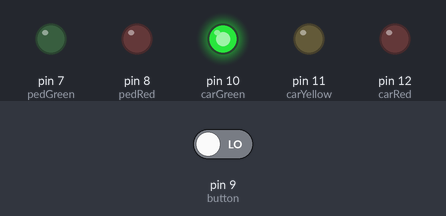
Recording of a sketch running on a simulated Arduino Uno, built with avr-gcc and run on an emulated ATmega328P. On the bench: output pins drawn as LEDs (lit = HIGH). The test bench sets the inputs (shaded band); at power-on: pin 9 (button) LOW.

Above: at 4.2 s.
4.3 s: pin 9 (button) driven LOW
5.8 s: pin 9 (button) driven HIGH
At 7.1 s:
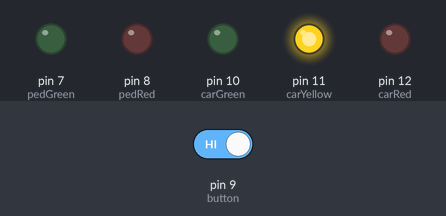
At 9.4 s:
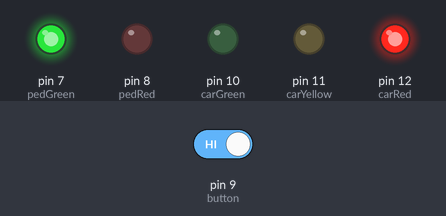
Timing chart, 0 to 20.8 s (numbered marks = the images above; inputs shaded):
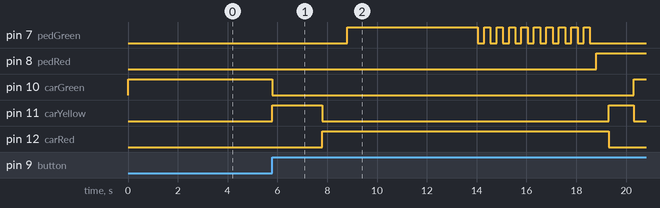

The sketch:

Project_03.ino
```cpp
// PROJECT 3 Interactive Traffic Light

int carRed = 12;      //configure traffic light
int carYellow = 11;
int carGreen = 10;
int button = 9;       //pin of button
int pedRed = 8;       //configure light for pedestrians
int pedGreen = 7;
int crossTime = 5000; //time for pedestrians to pass
unsigned long changeTime; //time that the button is pressed

void setup() {
  //configure all LEDs as output
  pinMode(carRed, OUTPUT);
  pinMode(carYellow, OUTPUT);
  pinMode(carGreen, OUTPUT);
  pinMode(pedRed, OUTPUT);
  pinMode(pedGreen, OUTPUT);
  pinMode(button, INPUT); //configure button as inputlight on
  digitalWrite(carGreen, HIGH); //initialize green traffic digitalWrite(pedRed, LOW); //initialize red pedestrian light off }
}

void loop() {
  int state = digitalRead(button);
  // test if the button is pressed and if 5 seconds have passed after it is pressed lately.
  if(state == HIGH && (millis() - changeTime)> 5000){
    //carry out the function of changing LED
    changeLights();
  }
}

void changeLights() {
  digitalWrite(carGreen, LOW);    //green traffic light off
  digitalWrite(carYellow, HIGH);  //yellow traffic light on
  delay(2000);                    //wait for 2 secs

  digitalWrite(carYellow, LOW);   //yellow traffic light off
  digitalWrite(carRed, HIGH);     //red traffic light on
  delay(1000);                    //wait for 1 sec for safety reason

  digitalWrite(pedRed, LOW);      //red pedestrian light off
  digitalWrite(pedGreen, HIGH);   //light pedestrian light on
  delay(crossTime);               // time for crossing street

  //blink green pedestrian light to notify pedestrians to pass soon
  for (int x=0; x<10; x++) {
    digitalWrite(pedGreen, HIGH);
    delay(250);
    digitalWrite(pedGreen, LOW);
    delay(250);
  }
  digitalWrite(pedRed, HIGH);       //red pedestrian light on
  delay(500);

  digitalWrite(carRed, LOW);        //red traffic light off
  digitalWrite(carYellow, HIGH);    //yellow traffic light on
  delay(1000);
  digitalWrite(carYellow, LOW);     //yellow traffic light off
  digitalWrite(carGreen, HIGH);     //green traffic light on

  changeTime = millis();            //record the duration since last change
                                    //back to the loop of main code
}
```

Measured:
- after the input at 4.3 s, every drawn part: stays the same
- after the input at 5.8 s, pin 7 (pedGreen): LOW → HIGH after 3.0 s, then repeats every 0.50 s: LOW 0.25 s, HIGH 0.25 s, until it stays LOW from 18.6 s; pin 8 (pedRed): LOW → HIGH after 13.0 s
